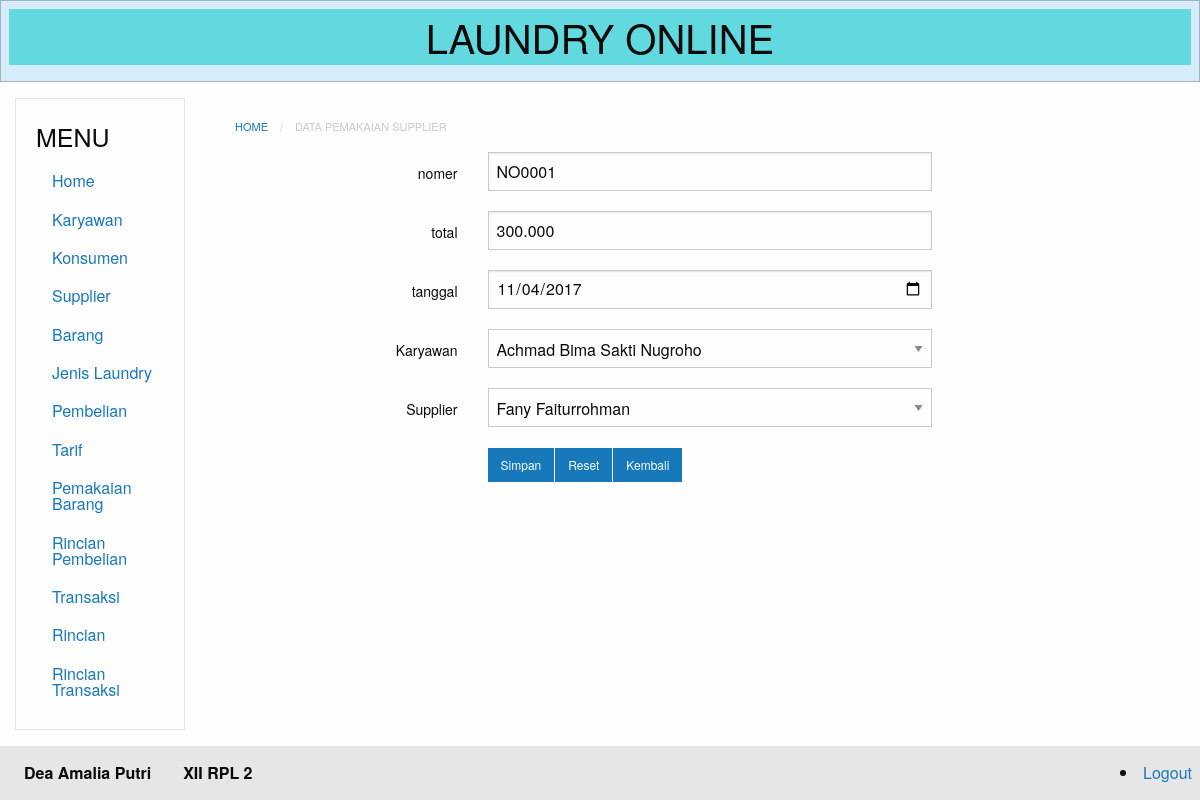
The app's page /index.php?module=pembelian-edit&id=3 (signed in) with its own data.
### tables this page shows
CREATE TABLE `pembelian` (
  `id` int(11) NOT NULL,
  `nomer` varchar(20) NOT NULL,
  `tanggal` date NOT NULL,
  `total` varchar(20) NOT NULL,
  `karyawan_id` int(11) NOT NULL,
  `supplier_id` int(11) NOT NULL
);

### database.php (called while the page is built, shortened)
<?php
class Database {
	private $db_host = "localhost";
	private $db_user = "root";
	private $db_pass = "";
	private $db_name = "11_deaamaliaputri_laundry";
	var $con = false;
    var $myconn = "";
	var $result = array();
    function __construct() {
        if(!$this->con){
            $this->myconn = new mysqli($this->db_host, $this->db_user, $this->db_pass, $this->db_name);
            if($this->myconn->connect_errno > 0){
                array_push($this->result, $this->myconn->connect_error);
                return false;
            }else{
                $this->myconn->set_charset('utf8');
                $this->con = true;
                return true;
            }
        } else {
            return true;
        }
    }
    function __destruct() {
        if($this->con){
            if($this->myconn->close()){
                $this->con = false;
                return true;
            }else{
                return false;
            }
        }
    }
	public function select($table, $rows = '*', $join = null,$join2 = null , $where = null, $order = null, $limit = null){
		$q = 'SELECT '.$rows.' FROM '.$table;
        if($where != null){
        	$q .= ' WHERE '.$where;
		}
        if($this->tableExists($table)){
        	$query = $this->myconn->query($q);
			if($query){
				$this->numResults = $query->num_rows;
				for($i = 0; $i < $this->numResults; $i++){
					$r = $query->fetch_array();
                	$key = array_keys($r);
                	for($x = 0; $x < count($key); $x++){
                    	if(!is_int($key[$x])){
                    		if($query->num_rows >= 1){
                    			$this->result[$i][$key[$x]] = $r[$key[$x]];
							}else{
								$this->result[$i][$key[$x]] = null;
							}
						}
					}
				}
				return true;
			}else{
				array_push($this->result, $this->myconn->error);
				return false;
			}
      	}else{
      		return false;
    	}
    }
	private function TableExists($table) {
    	$res = $this->myconn->query('SHOW TABLES LIKE "'.$table.'"');
    	if(isset($res->num_rows)) {
        	return $res->num_rows > 0 ? true : false;
    	} else {
    		array_push($this->result, $table." does not exist in this database");
    		return false;
    	}
	}
    public function getResult(){
        $val = $this->result;
        $this->result = array();
        return $val;
    }
}

### content.php (called while the page is built, shortened)
<?php
$module = empty($_GET['module']) ? 'home' : $_GET['module'];
switch($module) {
      case 'pembelian-edit':
      include 'modules/pembelian/pembelian-edit.php';
      break;
}
?>

### modules/pembelian/pembelian-edit.php (the view, shortened to what this page needs)
<?php require_once("database.php");
$id=$_GET['id'];
$db = new Database();
$db->select('pembelian','*','','',"id=$id");
$res= $db->getResult();
if(count($res) == 0){
  echo "<b>Tidak ada data yang tersedia</b>";
}else{
  foreach ($res as &$r){?>
<nav aria-label="You are here:" role="navigation">
<ul class="breadcrumbs">
  <li>
    <a href="?module=pembelian-edit?">Home</a></li>
  <li class="disabled">Data Pemakaian supplier</li>
</ul>
</nav>
<form action="" method="post">
  <div class="grid-x grid-padding-x">
    <div class="small-3 cell">
      <label for="nomer" class="text-right middle">nomer</label>
    </div>
    <div class="small-6 cell">
      <input type="text" name="nomer" placeholder="nomer" value="<?php echo $r['nomer']; ?>" required>
    </div>
  </div>
  <div class="grid-x grid-padding-x">
    <div class="small-3 cell">
      <label for="total" class="text-right middle">total</label>
    </div>
    <div class="small-6 cell">
      <input type="text" name="total" placeholder="total" value="<?php echo $r['total']; ?>" required>
    </div>
  </div>
  <div class="grid-x grid-padding-x">
    <div class="small-3 cell">
      <label for="tanggal" class="text-right middle">tanggal</label>
    </div>
    <div class="small-6 cell">
      <input type="date" name="tanggal" placeholder="tanggal" value="<?php echo $r['tanggal']; ?>" required>
    </div>
  </div>
  <div class="grid-x grid-padding-x">
    <div class="small-3 cell">
      <label for="karyawan_id" class="text-right middle">Karyawan </label>
    </div>
    <div class="small-6 cell">
      <select name="karyawan_id">
      <?php
        $db = new Database();
        $db->select('karyawan','id, nama');
        $karyawans = $db->getResult();
        foreach ($karyawans as &$karyawan){
          $selected =$r['karyawan_id'] == $karyawan['id'] ? 'selected' : '';
            echo "<option value=$karyawan[id]  $selected > $karyawan[nama] </option>";
        }?>
      </select>
    </div>
  </div>
  <div class="grid-x grid-padding-x">
  <div class="small-3 cell">
    <label for="supplier_id" class="text-right middle">Supplier </label>
  </div>
  <div class="small-6 cell">
      <select name="supplier_id">
      <?php
        $db = new Database();
        $db->select('supplier','id, nama');
        $suppliers = $db->getResult();
        foreach ($suppliers as &$supplier){
          $selected =$r['supplier_id'] == $supplier['id'] ? 'selected' : '';
            echo "<option value=$supplier[id]  $selected > $supplier[nama] </option>";
        }?>
      </select>
</div>
</div>
  <div class="grid-x grid-padding-x">
    <div class="small-3 cell">
      <label for="nama" class="text-right middle"></label>
    </div>
    <div class="small-6 cell">
		<div class="small button-group">
  <button class="button" type="submit" name="submit">Simpan</button>
  <button class="button" type="reset">Reset</button>
  <a class="button" href='javascript:self.history.back();'>Kembali</a>
</div>
    </div>
  </div>
</form>
<?php
   }
}
?>

### records on screen
pembelian: nomer "NO0001", total "300.000", tanggal "11/04/2017"

### other values on screen
form field karyawan_id "Achmad Bima Sakti Nugroho"
form field supplier_id "Fany Faiturrohman"
